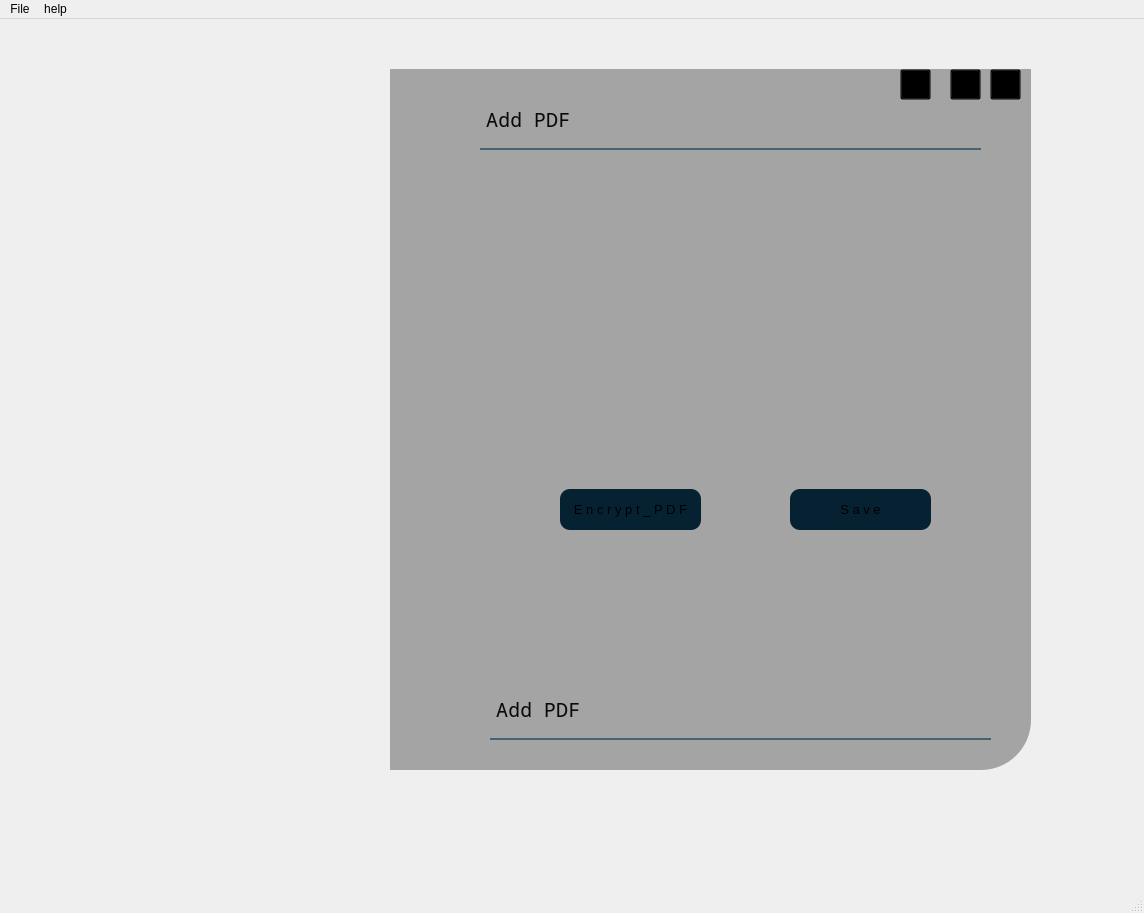
<?xml version="1.0" encoding="UTF-8"?>
<ui version="4.0">
 <class>MainWindow</class>
 <widget class="QMainWindow" name="MainWindow">
  <property name="geometry">
   <rect>
    <x>0</x>
    <y>0</y>
    <width>1144</width>
    <height>913</height>
   </rect>
  </property>
  <property name="windowTitle">
   <string>MainWindow</string>
  </property>
  <property name="styleSheet">
   <string notr="true">QPushButton#pushButton{
	
	background-color: rgb(6, 33, 50);
	border-radius: 10px;
}

QPushButton#pushButton:hover{
	background-color: rgb(13, 23, 65);
}
QPushButton#pushButton:pressed{
	padding-left: 5px;
	padding-top: 5px;
	background-color: rgb(6, 33, 50);
}

QPushButton#save{
	
	background-color: rgb(6, 33, 50);
	border-radius: 10px;
}

QPushButton#save:hover{
	background-color: rgb(13, 23, 65);
}
QPushButton#save:pressed{
	padding-left: 5px;
	padding-top: 5px;
	background-color: rgb(6, 33, 50);
}</string>
  </property>
  <widget class="QWidget" name="centralwidget">
   <widget class="QWidget" name="widget" native="true">
    <property name="geometry">
     <rect>
      <x>30</x>
      <y>50</y>
      <width>431</width>
      <height>701</height>
     </rect>
    </property>
    <property name="styleSheet">
     <string notr="true">border-image: url(:/image/image/background.jpg);
border-top-left-radius: 50px;</string>
    </property>
   </widget>
   <widget class="QLabel" name="label">
    <property name="geometry">
     <rect>
      <x>390</x>
      <y>50</y>
      <width>641</width>
      <height>701</height>
     </rect>
    </property>
    <property name="styleSheet">
     <string notr="true">background-color: rgba(0, 0, 0, 80);
border-bottom-right-radius: 50px;</string>
    </property>
    <property name="text">
     <string/>
    </property>
   </widget>
   <widget class="QLabel" name="label_2">
    <property name="geometry">
     <rect>
      <x>480</x>
      <y>80</y>
      <width>501</width>
      <height>51</height>
     </rect>
    </property>
    <property name="font">
     <font>
      <family>Noto Mono</family>
      <pointsize>15</pointsize>
      <weight>75</weight>
      <bold>true</bold>
     </font>
    </property>
    <property name="styleSheet">
     <string notr="true">background-color: rgba(0,0,0,0);
border: none;
border-bottom: 2px solid rgba(46, 82, 101, 200);
color:rgba(0, 0, 0, 240 );
padding-bottom: 7px;</string>
    </property>
    <property name="text">
     <string>Add PDF</string>
    </property>
   </widget>
   <widget class="QLabel" name="label_3">
    <property name="geometry">
     <rect>
      <x>490</x>
      <y>670</y>
      <width>501</width>
      <height>51</height>
     </rect>
    </property>
    <property name="font">
     <font>
      <family>Noto Mono</family>
      <pointsize>15</pointsize>
      <weight>75</weight>
      <bold>true</bold>
     </font>
    </property>
    <property name="styleSheet">
     <string notr="true">background-color: rgba(0,0,0,0);
border: none;
border-bottom: 2px solid rgba(46, 82, 101, 200);
color:rgba(0, 0, 0, 240 );
padding-bottom: 7px;</string>
    </property>
    <property name="text">
     <string>Add PDF</string>
    </property>
   </widget>
   <widget class="QPushButton" name="pushButton">
    <property name="geometry">
     <rect>
      <x>560</x>
      <y>470</y>
      <width>141</width>
      <height>41</height>
     </rect>
    </property>
    <property name="font">
     <font>
      <pointsize>10</pointsize>
      <weight>50</weight>
      <bold>false</bold>
     </font>
    </property>
    <property name="text">
     <string>E n c r y p t _ P D F</string>
    </property>
   </widget>
   <widget class="QPushButton" name="save">
    <property name="geometry">
     <rect>
      <x>790</x>
      <y>470</y>
      <width>141</width>
      <height>41</height>
     </rect>
    </property>
    <property name="font">
     <font>
      <pointsize>10</pointsize>
      <weight>50</weight>
      <bold>false</bold>
     </font>
    </property>
    <property name="text">
     <string>S a v e</string>
    </property>
   </widget>
   <widget class="QPushButton" name="close">
    <property name="geometry">
     <rect>
      <x>990</x>
      <y>50</y>
      <width>31</width>
      <height>31</height>
     </rect>
    </property>
    <property name="styleSheet">
     <string notr="true">background-color:rgba(0, 0, 0, 0)</string>
    </property>
    <property name="text">
     <string/>
    </property>
   </widget>
   <widget class="QPushButton" name="minimize">
    <property name="geometry">
     <rect>
      <x>950</x>
      <y>50</y>
      <width>31</width>
      <height>31</height>
     </rect>
    </property>
    <property name="styleSheet">
     <string notr="true">background-color:rgba(0, 0, 0, 0)</string>
    </property>
    <property name="text">
     <string/>
    </property>
   </widget>
   <widget class="QPushButton" name="maximize">
    <property name="geometry">
     <rect>
      <x>900</x>
      <y>50</y>
      <width>31</width>
      <height>31</height>
     </rect>
    </property>
    <property name="styleSheet">
     <string notr="true">background-color:rgba(0, 0, 0, 0)</string>
    </property>
    <property name="text">
     <string/>
    </property>
   </widget>
  </widget>
  <widget class="QMenuBar" name="menubar">
   <property name="geometry">
    <rect>
     <x>0</x>
     <y>0</y>
     <width>1144</width>
     <height>30</height>
    </rect>
   </property>
   <widget class="QMenu" name="menuFile">
    <property name="title">
     <string>File</string>
    </property>
    <addaction name="actionConvert"/>
   </widget>
   <widget class="QMenu" name="menuhelp">
    <property name="title">
     <string>help</string>
    </property>
    <addaction name="actionalda"/>
   </widget>
   <addaction name="menuFile"/>
   <addaction name="menuhelp"/>
  </widget>
  <widget class="QStatusBar" name="statusbar"/>
  <action name="actionConvert">
   <property name="text">
    <string>Convert</string>
   </property>
  </action>
  <action name="actionalda">
   <property name="text">
    <string>alda</string>
   </property>
  </action>
 </widget>
 <resources>
  <include location="res.qrc"/>
 </resources>
 <connections/>
</ui>
